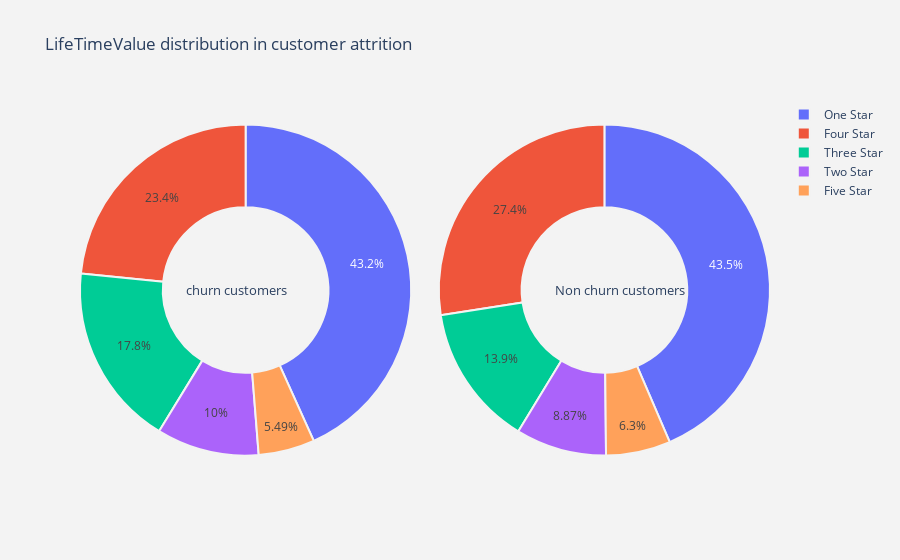

Source (notebook cell):
### Code cell
plot_pie('LifeTimeValue')

### Figure 1 — Plotly figure (JSON) as saved in the notebook; plotly's stock layout.template omitted (floating-point values rounded to 4 significant figures)
{"data": [{"domain": {"x": [0, 0.48]}, "hole": 0.5, "hoverinfo": "label+percent+name", "labels": ["One Star", "Four Star", "Three Star", "Two Star", "Five Star"], "marker": {"line": {"color": "rgb(243,243,243)", "width": 2}}, "name": "Churn Customers", "type": "pie", "values": [84979, 46020, 35038, 19672, 10788]}, {"domain": {"x": [0.52, 1]}, "hole": 0.5, "hoverinfo": "label+percent+name", "labels": ["One Star", "Four Star", "Three Star", "Two Star", "Five Star"], "marker": {"line": {"color": "rgb(243,243,243)", "width": 2}}, "name": "Non churn customers", "type": "pie", "values": [24414, 15380, 7771, 4972, 3532]}], "layout": {"annotations": [{"font": {"size": 13}, "showarrow": false, "text": "churn customers", "x": 0.15, "y": 0.5}, {"font": {"size": 13}, "showarrow": false, "text": "Non churn customers", "x": 0.88, "y": 0.5}], "paper_bgcolor": "rgb(243,243,243)", "plot_bgcolor": "rgb(243,243,243)", "title": {"text": "LifeTimeValue distribution in customer attrition "}}}
